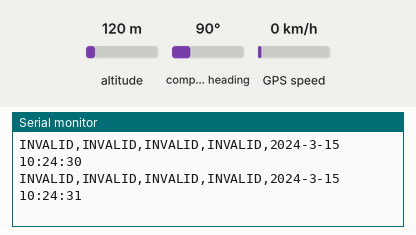
Bench run of a sketch on a simulated Arduino Mega 2560, built with avr-gcc and run on an emulated ATmega2560. Parts: the last lines printed to the serial monitor. The inputs (shaded band) are chosen by the test bench; at power-on: altitude 120 m, GPS speed 0 km/h, compass heading 90°. The GPS gets a fix after 3 s at 37.7749, -122.4194 with 8 satellites.

Above: at 1.2 s.
1.3 s: altitude set to 20 m
At 3.9 s:
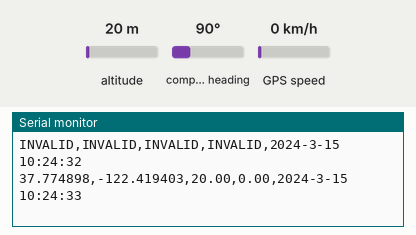
5.4 s: GPS speed set to 2 km/h
At 6.7 s:
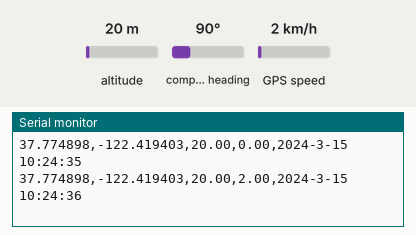
6.9 s: altitude set to 250 m
At 8.1 s:
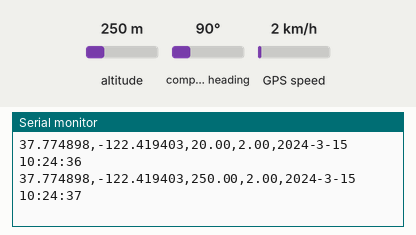

The sketch:

esp.ino
```cpp
#include <TinyGPS++.h>

#define GPS_BAUDRATE 9600  // Il baudrate predefinito del NEO-6M è 9600

TinyGPSPlus gps;  // L'oggetto TinyGPS++

void setup() {
  Serial.begin(9600);
  Serial2.begin(GPS_BAUDRATE);
}

void loop() {
  if (Serial2.available() > 0) {
    if (gps.encode(Serial2.read())) {
      if (gps.location.isValid()) {
        // Invia la latitudine, la longitudine e l'altitudine separatamente da una virgola
        Serial.print(gps.location.lat(), 6);  // Invia la latitudine con 6 cifre decimali
        Serial.print(",");
        Serial.print(gps.location.lng(), 6);  // Invia la longitudine con 6 cifre decimali
        Serial.print(",");
        if (gps.altitude.isValid())
          Serial.print(gps.altitude.meters(), 2);  // Invia l'altitudine con 2 cifre decimali
        else
          Serial.print("INVALID");

        Serial.print(",");
      } else {
        Serial.print("INVALID,INVALID,INVALID,");  // Se la posizione non è valida, invia "INVALID" per latitudine, longitudine e altitudine
      }

      // Invia la velocità
      if (gps.speed.isValid()) {
        Serial.print(gps.speed.kmph(), 2);  // Invia la velocità in km/h con 2 cifre decimali
      } else {
        Serial.print("INVALID");
      }

      Serial.print(",");

      // Invia la data e l'ora del GPS
      if (gps.date.isValid() && gps.time.isValid()) {
        Serial.print(gps.date.year());
        Serial.print("-");
        Serial.print(gps.date.month());
        Serial.print("-");
        Serial.print(gps.date.day());
        Serial.print(" ");
        Serial.print(gps.time.hour());
        Serial.print(":");
        Serial.print(gps.time.minute());
        Serial.print(":");
        Serial.print(gps.time.second());
      } else {
        Serial.print("INVALID");
      }

      Serial.println();  // Invia un carattere di nuova riga alla fine di ogni riga di dati
      delay(1000);
    }
  }

  if (millis() > 5000 && gps.charsProcessed() < 10)
    Serial.println(F("No GPS data received: check wiring"));
}
```

Measured:
- after the input at 1.3 s, the serial monitor: prints a new line after 1.8 s (image 1)
- after the input at 5.4 s, the serial monitor: prints a new line after 0.80 s (image 2)
- after the input at 6.9 s, the serial monitor: prints a new line after 0.35 s (image 3)
